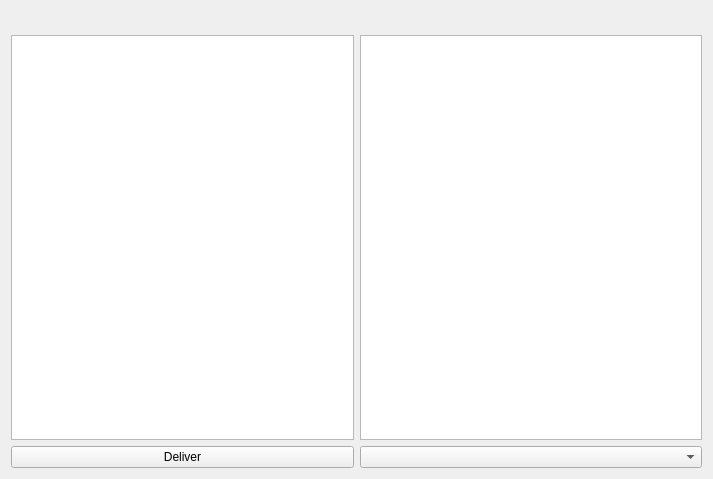
<?xml version="1.0" encoding="UTF-8"?>
<ui version="4.0">
 <class>AgentFormClass</class>
 <widget class="QMainWindow" name="AgentFormClass">
  <property name="geometry">
   <rect>
    <x>0</x>
    <y>0</y>
    <width>713</width>
    <height>479</height>
   </rect>
  </property>
  <property name="windowTitle">
   <string>AgentForm</string>
  </property>
  <widget class="QWidget" name="centralWidget">
   <layout class="QGridLayout" name="gridLayout">
    <item row="0" column="0">
     <widget class="QLabel" name="labelSA">
      <property name="font">
       <font>
        <pointsize>12</pointsize>
        <italic>true</italic>
        <bold>true</bold>
       </font>
      </property>
      <property name="text">
       <string/>
      </property>
     </widget>
    </item>
    <item row="1" column="0">
     <widget class="QListWidget" name="listWidgetParcels"/>
    </item>
    <item row="1" column="1">
     <widget class="QListWidget" name="listWidgetSearch"/>
    </item>
    <item row="2" column="0">
     <widget class="QPushButton" name="pushButtonDeliver">
      <property name="text">
       <string>Deliver</string>
      </property>
     </widget>
    </item>
    <item row="2" column="1">
     <widget class="QComboBox" name="comboBoxParcel"/>
    </item>
   </layout>
  </widget>
 </widget>
 <layoutdefault spacing="6" margin="11"/>
 <resources>
  <include location="AgentForm.qrc"/>
 </resources>
 <connections/>
</ui>
